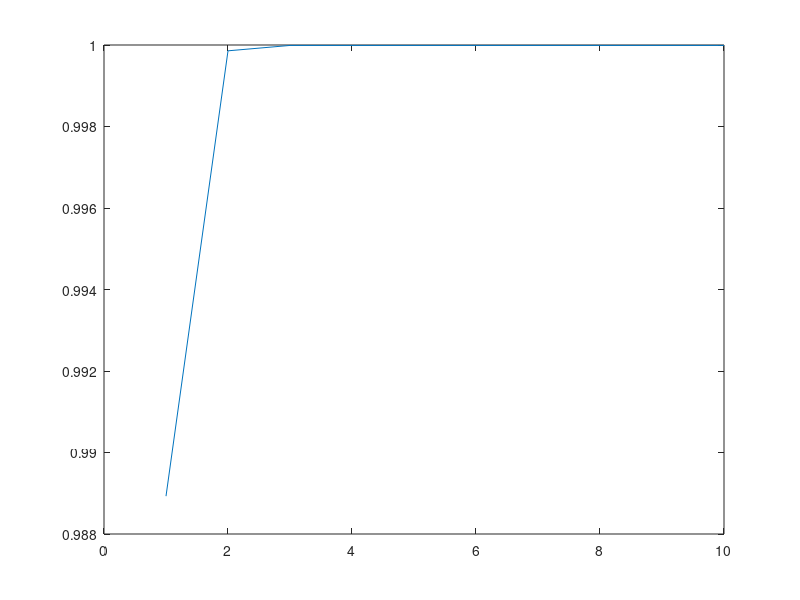

This chart was generated by the following MATLAB code:

%optimzation of sine function
clc;
clear all;
close all;
%generation of input samples
x=rand(1,100)-0.5;
for k=1:100  
if x(k)<=0
    x_bin(k)=0;
else
    x_bin(k)=1;
end
end

%chromosome generation 
chr1=x_bin(1:10);
chr2=x_bin(11:20);
chr3=x_bin(21:30);
chr4=x_bin(31:40);
chr5=x_bin(41:50);
chr6=x_bin(51:60);
chr7=x_bin(61:70);
chr8=x_bin(71:80);
chr9=x_bin(81:90);
chr10=x_bin(91:100);
%ten sample chromozomes initial population
  
     
chr=[chr1; chr2; chr3; chr4; chr5; chr6; chr7; chr8; chr9; chr10];

 for d=1:10
  
%decimal conversion

% dec1=bin2dec('chr1');
% dec2=bin2dec(chr2);
% dec3=bin2dec(chr3);
% dec4=bin2dec(chr4);
% dec5=bin2dec(chr5);
% dec6=bin2dec(chr6(1:10));
% dec7=bin2dec(chr7(1:10));
% dec8=bin2dec(chr8(1:10));
% dec9=bin2dec(chr9(1:10));
% dec10=bin2dec(chr10(1:10));
%specifieng particular range 
y=[512 256 128 64 32 16 8 4 2 1];
dec1=y*(chr1)';
dec2=y*(chr2)';
dec3=y*chr3';
dec4=y*chr4';
dec5=y*chr5';
dec6=y*chr6';
dec7=y*chr7';
dec8=y*chr8';
dec9=y*chr9';
dec10=y*chr10';
min_r=0; %finding out maximum value in 0 to 2*pi range
max_r=2*pi;
L=10;     %no of intial population 
act_val_1=(min_r+(max_r-min_r)*dec1)/(2^L-1);
act_val_2=(min_r+(max_r-min_r)*dec2)/(2^L-1);
act_val_3=(min_r+(max_r-min_r)*dec3)/(2^L-1);
act_val_4=(min_r+(max_r-min_r)*dec4)/(2^L-1);
act_val_5=(min_r+(max_r-min_r)*dec5)/(2^L-1);
act_val_6=(min_r+(max_r-min_r)*dec6)/(2^L-1);
act_val_7=(min_r+(max_r-min_r)*dec7)/(2^L-1);
act_val_8=(min_r+(max_r-min_r)*dec8)/(2^L-1);
act_val_9=(min_r+(max_r-min_r)*dec9)/(2^L-1);
act_val_10=(min_r+(max_r-min_r)*dec10)/(2^L-1);
%fitness evalution
f_1=sin(act_val_1);
f_2=sin(act_val_2);
f_3=sin(act_val_3);
f_4=sin(act_val_4);
f_5=sin(act_val_5);
f_6=sin(act_val_6);
f_7=sin(act_val_7);
f_8=sin(act_val_8);
f_9=sin(act_val_9);
f_10=sin(act_val_10);
x_f=[f_1 f_2 f_3 f_4 f_5 f_6 f_7 f_8 f_9 f_10];
c_max=sort(x_f(1,:),'descend');
% c_min=sort(x_f(1,:),'ascend');

%cross o-


for i=1:10
    for j=1:10
        if c_max(i)==x_f(j)
            ngchr(i,:)=chr(j,:); %next generation chromozome sorted from chr based on fitness
        end
    end
end
%probability of cross over
pc=0.8;
num_cross=pc*10;
k=1;
for i=1:num_cross
%randomly selection of two chromozomes for cross over    
ran1=ceil(rand(1,1)*10); %ceil round offs to nearer values
ran2=ceil(rand(1,1)*10);
ran_ngchr1=ngchr(ran1,:);%randomly selected new chromozomes
ran_ngchr2=ngchr(ran2,:);
% child=ran_ngchr1
ran3=ceil(rand(1,1)*10);
ran4=ran3+1; %from the randomly generated nexth position
z(k,:)=[ran_ngchr1(1:ran3) ran_ngchr2(ran4:10)]; %store cross over results i,e two childs in z
z(k+1,:)=[ran_ngchr2(1:ran3) ran_ngchr1(ran4:10)];%swapping
k=k+2;
end
%mutation
k=1;

ran7=0.1*16*10;%num of iterations mutation should occur total 10,crossover result 16 muatation 16 times

for i=1:ran7
    ran5=ceil(rand(1,1)*10);%position to be mutated
ran6=ceil(rand(1,1)*16);%select the cross over child
 ran_cross_child(i,:)=z(ran6,:);
    if ran_cross_child(i,ran5)==0
         ran_cross_child(i,ran5)=1;
    else 
        ran_cross_child(i,ran5)=0;
    end
  
end
  apend_mat=[chr;z;ran_cross_child];
 dec_apend_mat=y*(apend_mat)';
 min_r=0;
max_r=2*pi;
L=10;
act_val_apend_mat=(min_r+(max_r-min_r)*dec_apend_mat)/(2^L-1);
f_apend_mat=sin(act_val_apend_mat);
c_max_apend_mat=sort(f_apend_mat(1,:),'descend');
c_min_apend_mat=sort(x_f(1,:),'ascend');
for i=1:10
    for j=1:42
        if c_max_apend_mat(i)==f_apend_mat(j)
            ngchr1(i,:)=apend_mat(j,:);
        end
    end
end

chr=ngchr1;
c_max1(d)=c_max_apend_mat(1,1);
   end
 
 
plot(c_max1)

    